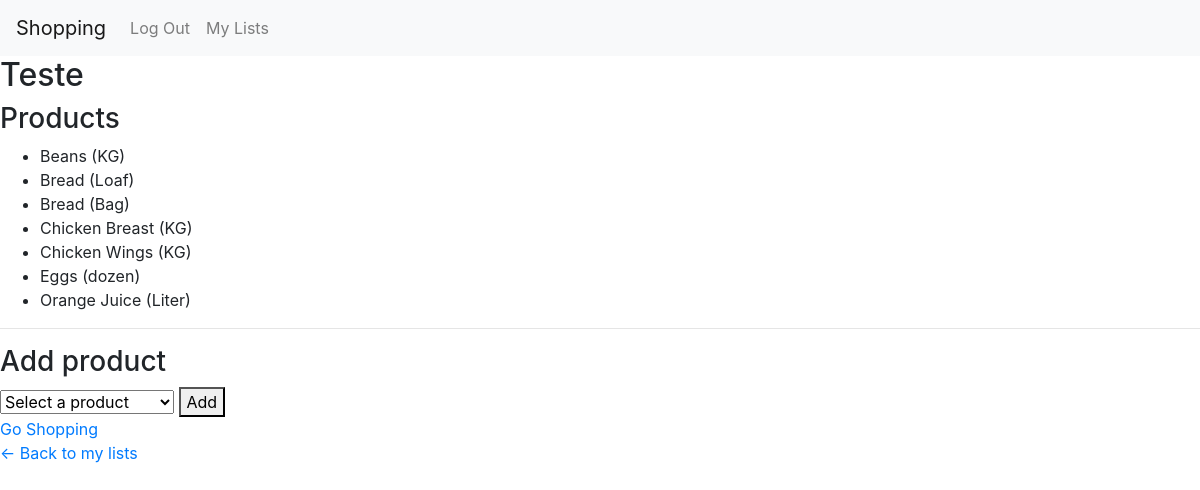
The page /list/5/ (signed in) on the database its author committed.
### listsapp/models.py (models this page shows, shortened)
class List(models.Model):
    user = models.ForeignKey("User",on_delete=models.CASCADE, related_name="lists")
    name = models.CharField(max_length=100)
    products = models.ManyToManyField(Product, blank=True)

class Product(models.Model):
    name = models.CharField(max_length=100)
    picture = models.URLField(blank=True, null=True)
    unity = models.CharField(max_length=50)

### listsapp/views.py (the view, shortened to what this page needs)
# urls.py: path("list/<int:list_id>/", views.listpage, name="listpage"),
@login_required
def listpage(request, list_id):
    list_obj = get_object_or_404(List, id=list_id, user=request.user)
    products_in_list = list_obj.products.all().order_by("name")
    all_products = Product.objects.exclude(id__in=products_in_list).order_by("name")
    return render(request, "listsapp/listpage.html", {
        "list": list_obj,
        "products": products_in_list,
        "all_products": all_products,
    })

### listsapp/templates/listsapp/listpage.html (shortened to what this page needs)
{% extends "listsapp/layout.html" %}
{% block body %}
<h2>{{ list.name }}</h2>
<h3>Products</h3>
<ul>
{% for product in products %}
    <li>{{ product.name }} ({{ product.unity }})</li>
{% empty %}
    <li>No products in this list.</li>
{% endfor %}
</ul>
<hr>
<h3>Add product</h3>
<form method="post">
    <select name="product_id" required>
        <option value="">Select a product</option>
    </select>
    <button type="submit">Add</button>
</form>
<a href="{% url 'prices' list.id %}">Go Shopping</a>
<br>
<a href="{% url 'userpage' %}">← Back to my lists</a>
{% endblock %}

### rows shown on the page
List: name "Teste"
Product: name "Beans", unity "KG"
Product: name "Bread", unity "Loaf"
Product: name "Bread", unity "Bag"
Product: name "Chicken Breast", unity "KG"
Product: name "Chicken Wings", unity "KG"
Product: name "Eggs", unity "dozen"
Product: name "Orange Juice", unity "Liter"
